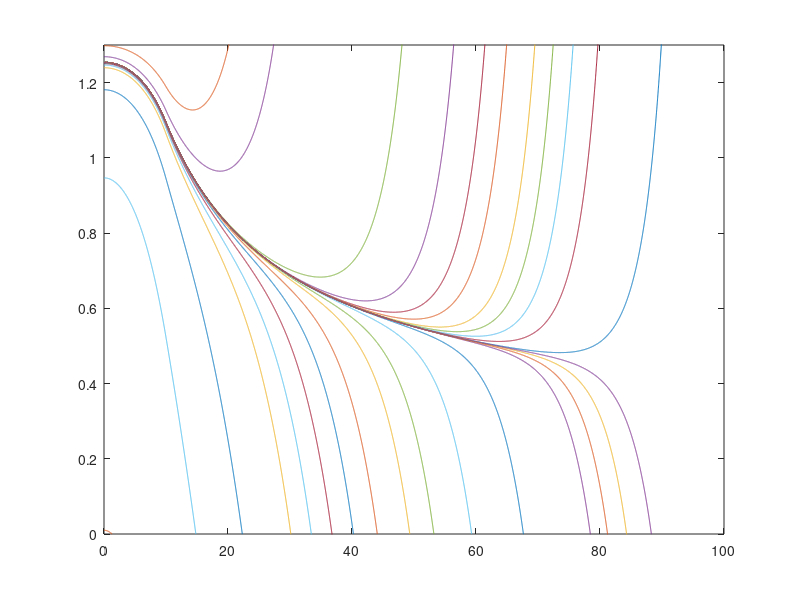

This figure's MATLAB source:

function main

clear all;
global diff r c0 P startbigL N0 npts del bigL

diff=1000.0; r=0.05; c0=0.3; P=0.2; startbigL=100.0; N0=0.3;
npts=10000;

bigL=startbigL;
del=bigL/npts;

cinitup=15.0;
cinitdown=0.01; 
[dist c out]=doshoot(cinitup);
plot(dist,c) 
axis([0 100 0 1.3])
hold on
[dist c out]=doshoot(cinitdown);
plot(dist,c)

for i=1:30
    cinit=(cinitup+cinitdown)/2.0d0;
	[dist c out]= doshoot(cinit);
    plot(dist,c)
	if (out<0) 
        cinitdown=(cinitup+cinitdown)/2.0d0;
    end
	if (out>0) 
        cinitup=(cinitup+cinitdown)/2.0d0;
    end
end
    
hold off

%--------------------------------------

function [dist c out]=doshoot(cinit)
global diff r c0 P startbigL N0 npts del bigL

d(1)=0.0; v(1)=0.0; c(1)=cinit;
for i=1:npts-1
    dist(i+1)=(i-1)*del;
    c(i+1) = c(i) + del*d(i);
    d(i+1) = d(i) + del*(1.0/diff)*(v(i)*d(i) + c(i)*2.0*(P/r)*(c(i)-c0) - 2.0*bigN(dist)/r);
    v(i+1) = v(i) + del*2.0*(P/r)*(c(i)-c0);
    if (c(i+1)<0.0)
        out=-100.0;
        return
    end
    if (c(i+1)>100.0)
        out=100.0;
        return
    end
end

out=c(npts)-c0;

%--------------------------------------

function out=bigN(dum)
global diff r c0 P startbigL N0 npts del bigL

out=0.0;
if (dum<bigL/10.0)
    out=N0;
end
